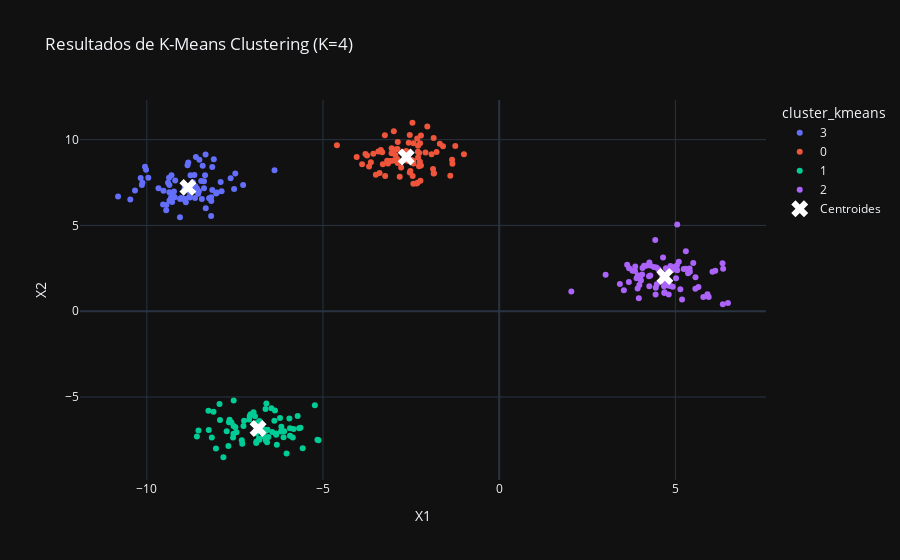

The cell this chart's notebook holds for it:
### Markdown cell above
Un coeficiente de silueta cercano a 1 indica que los clusters son densos y están bien separados. Nuestro valor es muy bueno.

### Code cell
# --- 5. Visualización de los Resultados de K-Means ---
df_blobs = pd.DataFrame(X_blobs, columns=['X1', 'X2'])
df_blobs['cluster_kmeans'] = labels_kmeans.astype(str) # Convertir a string para colores discretos

fig = px.scatter(df_blobs, x='X1', y='X2', color='cluster_kmeans', 
                 title='Resultados de K-Means Clustering (K=4)')

# Añadimos los centroides al gráfico
fig.add_trace(go.Scatter(x=centroids[:, 0], y=centroids[:, 1],
                          mode='markers', 
                          marker=dict(color='white', size=15, symbol='x'),
                          name='Centroides'))
fig.show()
